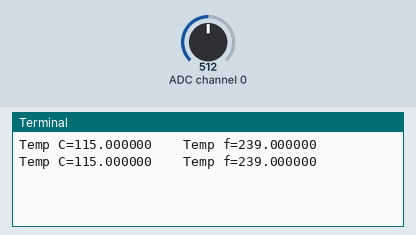
This program was run on a simulated Raspberry Pi (BCM pin numbers). On the bench: the last lines printed to the terminal. Inputs (shaded band) come from the test bench; at power-on: ADC channel 0 = 512 (analog values on the 0–1023 scale).

Above: at 1.2 s.
1.3 s: ADC channel 0 set to 716
At 2.6 s:
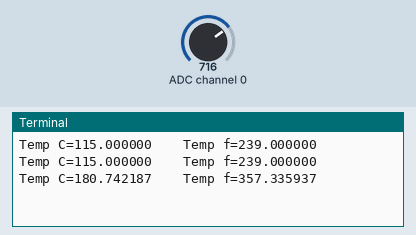
2.8 s: ADC channel 0 set to 900
At 3.4 s:
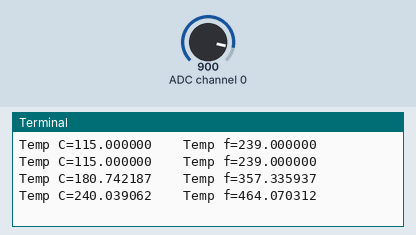
Timing chart, 0 to 5.8 s (numbered marks = the images above; inputs shaded):
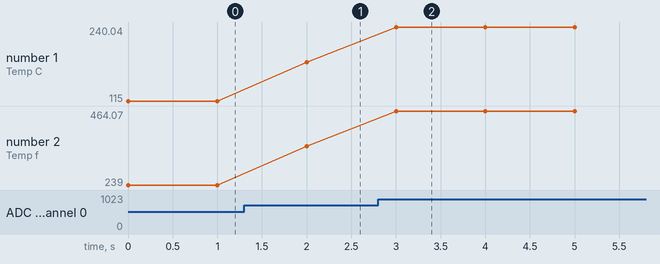

The program:

tmp_36_temp_sensor.py
```python
import spidev
import time

def read_analog(chan, spi):
     r = spi.xfer2([1, (8 + chan) << 4, 0])
     adc_out = ((r[1]&3) << 8) + r[2]
     return adc_out

def main(spi):
    while True:
       reading = read_analog(chan=0, spi=spi)
       voltage = reading * 3.3 / 1024
       temp_c = voltage * 100 - 50
       temp_f = temp_c * 9.0 / 5.0 + 32
       print("Temp C=%f\t\tTemp f=%f" % (temp_c, temp_f))
       time.sleep(1)


if __name__ == '__main__':

    # set up the channel
    spi = spidev.SpiDev()
    spi.open(0,0)
    main(spi)
```

Measured:
- after the input at 1.3 s, the terminal: prints a new line after 0.70 s (image 1)
- after the input at 2.8 s, the terminal: prints a new line after 0.20 s (image 2)
- plotted number 1: 115 → 180.74 after the input at 1.3 s, 180.74 → 240.04 after the input at 2.8 s
- plotted number 2: 239 → 357.34 after the input at 1.3 s, 357.34 → 464.07 after the input at 2.8 s
